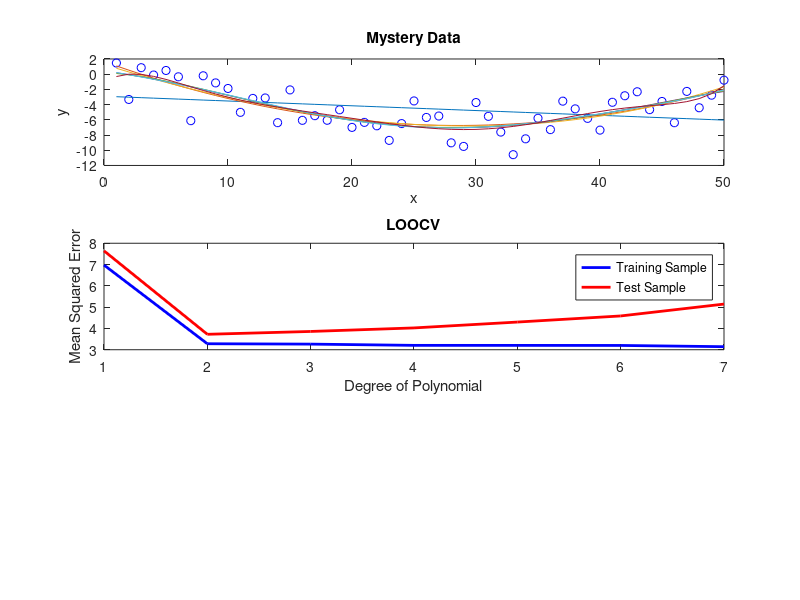

This chart was generated by the following MATLAB code: (Note: this script raises an error after producing the figure.)
% CVdemo.m
%
% Training- vs. Test-Set Prediction Error
%
% RTB wrote it, 27 September 2018 procrastinating from T32 study section
% duties

% Basic idea is to generate a data set with a known model, then add noise
% and examine test- vs training-set error as we increase model complexity

%% Generate data using a polynomial of order 3 and add Gaussian noise:

% nPts = 50;
% pTrue = [0, 0.0105, -0.5849, 1.2220];
% x = 1:nPts;
% y = polyval(pTrue,x) + 2*randn(1,nPts);
% yTrue = polyval(pTrue,x);

%% Read in some mystery data

load mysteryData
nPts = length(x);

%% Plot the data:

figure
subplot(3,1,1);
plot(x,y,'bo');
hold on
xlabel('x'); ylabel('y');
title('Mystery Data');

%% Perform fits to data and compare train to test using LOOCV

maxOrder = 7;
trainResid = zeros(nPts,maxOrder);
testResid = zeros(nPts,maxOrder);

warning('off');
for p = 1:maxOrder
    
    % get residuals from fit to all the data:
    pFit = polyfit(x,y,p);
    yPred = polyval(pFit,x);
    trainResid(:,p) = (y - yPred)';
    plot(x,yPred,'-');
    
    % Perform leave-one-out CV to get 'test' residuals
    for k = 1:nPts
        sV = true(1,nPts);      % define a selection vector
        sV(k) = 0;
        
        % fit a polynomial of order p
        pFit = polyfit(x(sV),y(sV),p);
        testResid(k,p) = y(k) - polyval(pFit,x(k));
    end
end
warning('on')

%% Calculate mean squared error from the residuals

MSEtrain = sum(trainResid.^2) ./ nPts;
MSEtest = sum(testResid.^2) ./ nPts;

% figure
subplot(3,1,2);
plot(1:maxOrder,MSEtrain,'b-','LineWidth',2);
hold on
plot(1:maxOrder,MSEtest,'r-','LineWidth',2);

xlabel('Degree of Polynomial');
ylabel('Mean Squared Error');
legend('Training Sample','Test Sample');
title('LOOCV')

%% Let's do it with k-fold, where k = 5 or 10

% Repeat CV multiple times to get an estimate of the standard error of the
% estimated test MSE for each model size:
nReps = 50; 
% K-fold cross validation:
kFold = 10;
% Maximum complexity of the polynomial to fit
maxOrder = 7;

% Variables to hold MSEs
MSEtrain = zeros(nReps,maxOrder);   % training error
MSEtest = zeros(nReps,maxOrder);    % cross-validation error

warning('off');
for n = 1:nReps
    for p = 1:maxOrder
        cvIdx = crossvalind('Kfold',nPts,kFold);
        SSEtrain = 0;
        SSEtest = 0;
        for k = 1:kFold
            test = (cvIdx == k);
            train = ~test;
            
            % fit polynomial of order 'p' to training data
            pFit = polyfit(x(train),y(train),p);
            
            % calculate the sum squared error for the training data
            yHatTrain = polyval(pFit,x(train));
            SSEtrain = SSEtrain + sum((yHatTrain - y(train)).^2)/sum(train);
            
            % calculate the sum squared error for the test data
            yHatTest = polyval(pFit,x(test));
            SSEtest = SSEtest + sum((yHatTest - y(test)).^2)/sum(test);
        end
        MSEtrain(n,p) = SSEtrain / kFold;
        MSEtest(n,p) = SSEtest / kFold;
        
    end
end
warning('on');

% figure
subplot(3,1,3);
h1=errorbar(1:maxOrder,mean(MSEtrain),std(MSEtrain),'b-','LineWidth',2);
hold on
h2=errorbar(1:maxOrder,mean(MSEtest),std(MSEtest),'r-','LineWidth',2);

xlabel('Degree of Polynomial');
ylabel('Mean Squared Error');
title([num2str(kFold) '-fold Cross Validation']);

%% Choosing the best model

% Note that our value of the test error as a function of the degree of fit
% polynomial suggests that orders of 2, 3 and 4 (and even 5) are rougly
% equivalent in terms of test error. In this setting, we can select a model
% using the one-standard-error rule. We first calculate the standard error
% of the estimated test MSE for each model size, and then select the
% smallest model for which the estimated test error is within one standard
% error of the lowest point on the curve.

% find the point with the lowest test error
minTestError = min(mean(MSEtest));

% draw a horizontal line here:
ax = axis;
hl = line([ax(1),ax(2)],[minTestError, minTestError]);
set(hl,'Color','k','LineStyle','--');

legend([h1,h2],{'Training Sample','Test Sample'});